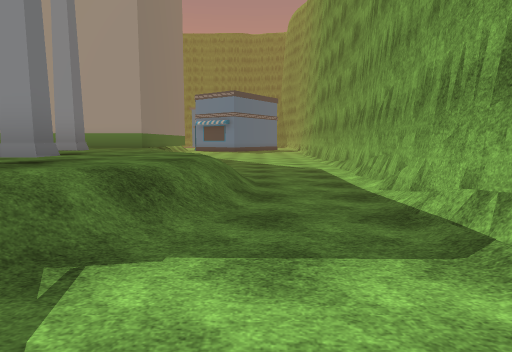
[1] (above)

24 first-person views from a walk through a 3-D level made in the Unity game engine. The camera is 1.5 m above the floor, tilts 6° down and sees 75° across. The floor is counted in squares, 2 m on a side. Each view is taken from the middle of a square. On the plan, view 1 faces up. The plan holds only what a view shows up to about 11 squares ahead; the rest is blank. The place goes on beyond the plan. The player character is not drawn. Some surface patterns are stand-ins.

[2]
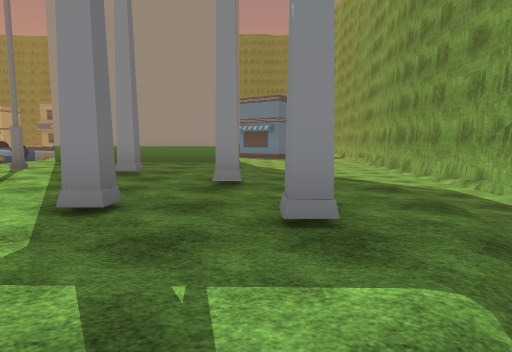

[3]
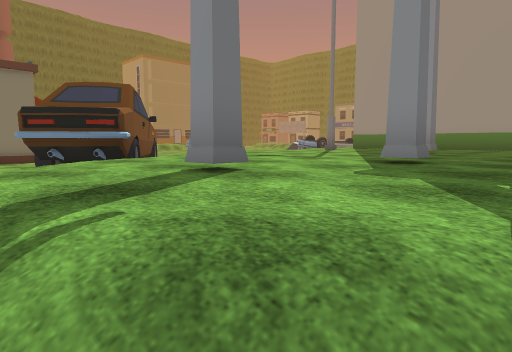

[4]
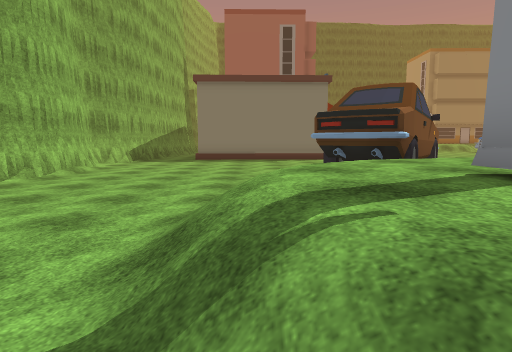

[5]
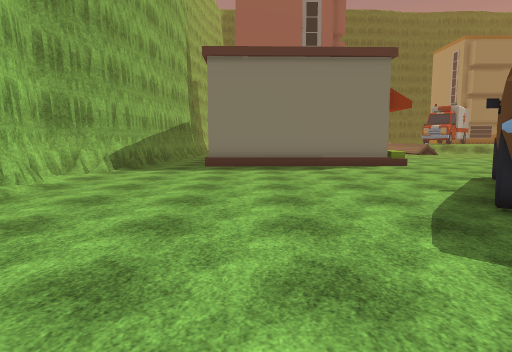

[6]
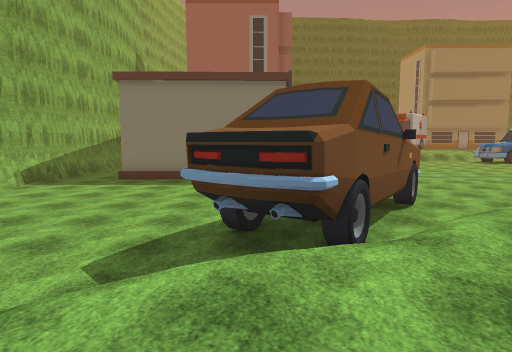

[7]
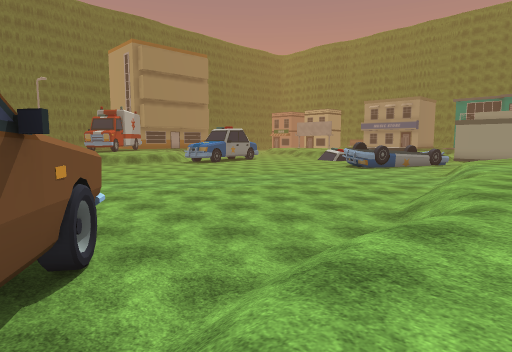

[8]
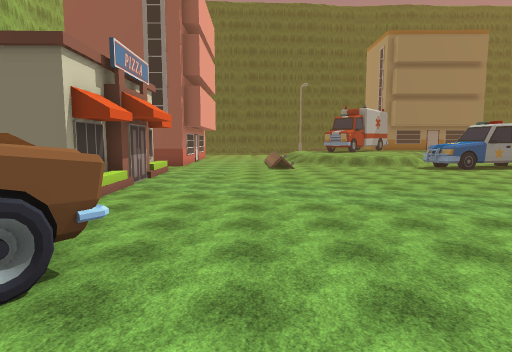

[9]
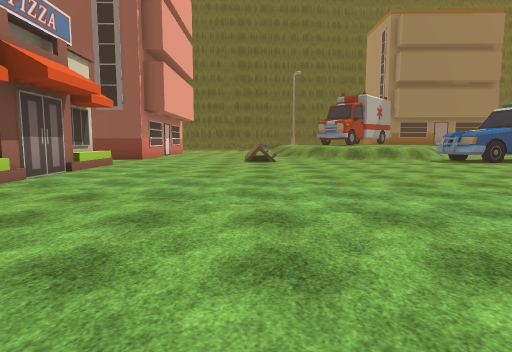

[10]
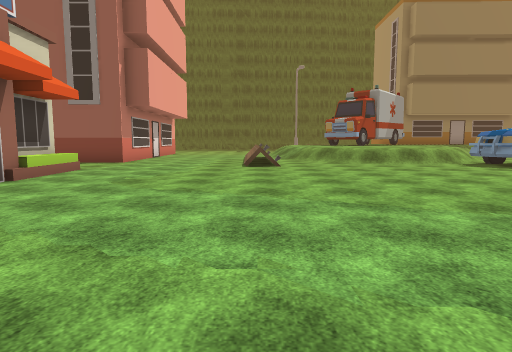

[11]
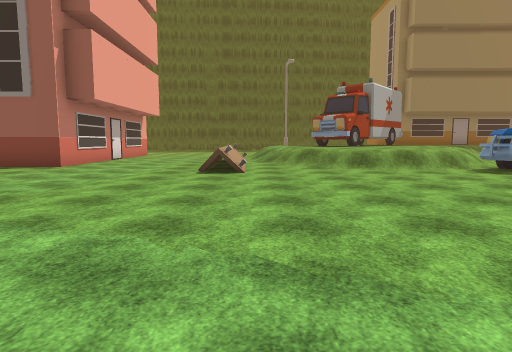

[12]
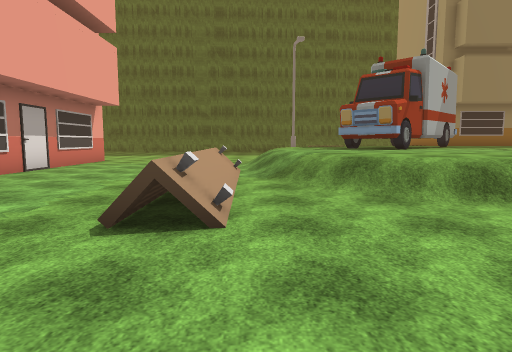

[13]
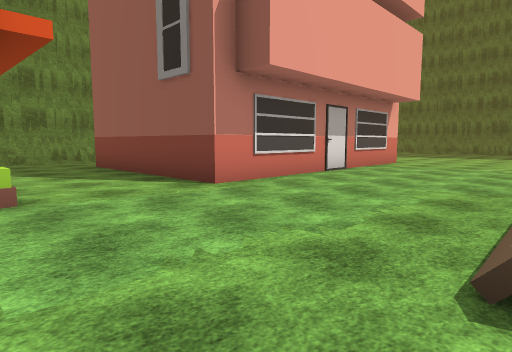

[14]
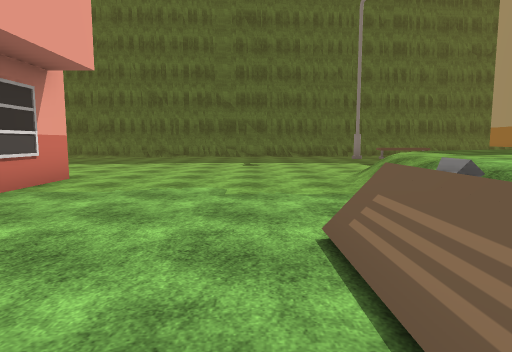

[15]
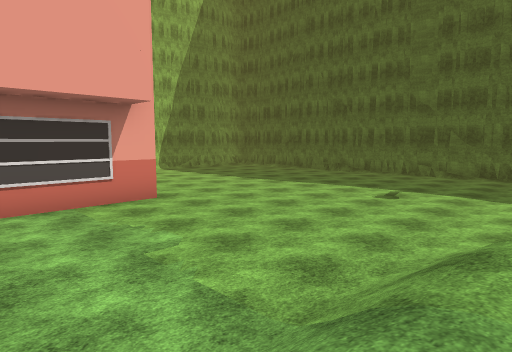

[16]
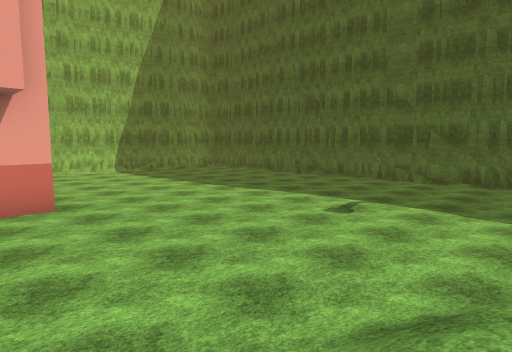

[17]
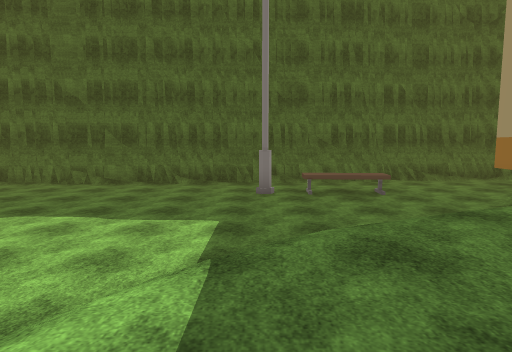

[18]
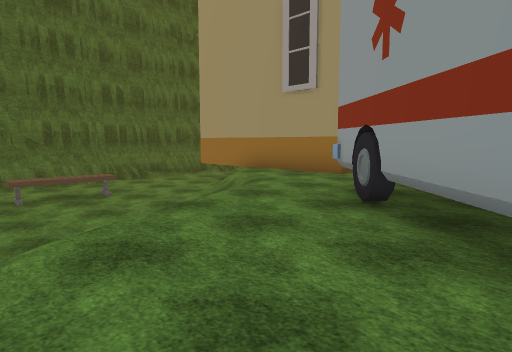

[19]
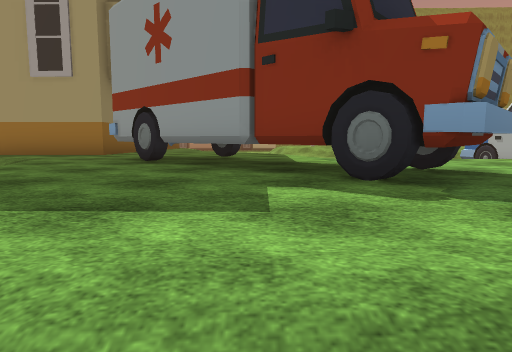

[20]
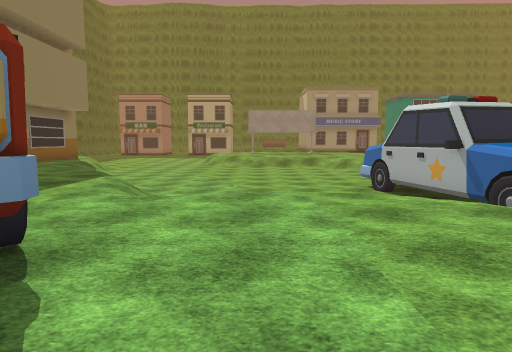

[21]
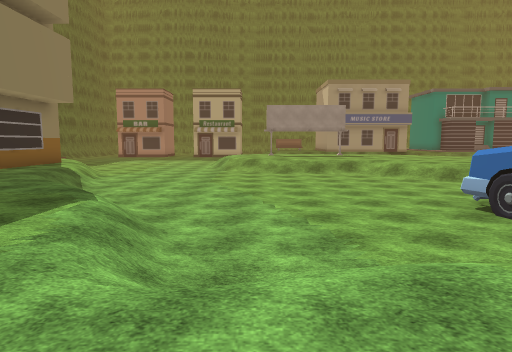

[22]
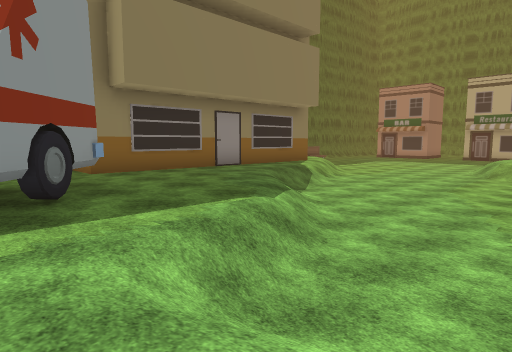

[23]
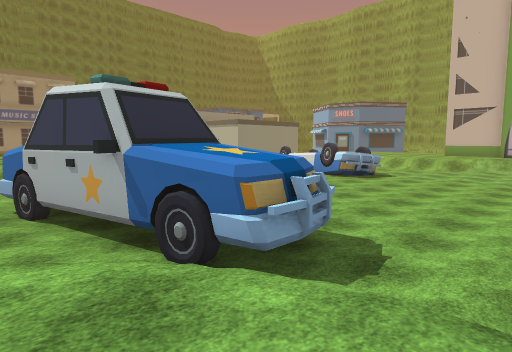

[24]
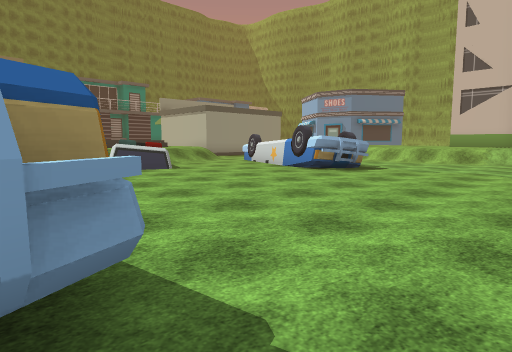

### Floor plan
Key: @ floor where view 1 was taken; # wall or solid block; . main floor; : floor 1 m higher than the main floor; / step, stairs or slope; = window, fence, low wall or low ledge; ^ raised ledge; W windmill; B building; H wheel; T tire; E bench; O other object.
Columns run from 45 left of view 1 to 3 right of it. Each row starts with its distance up from view 1.
 26           .....
 25        B//.........//:
 24        B:/.........../  ^
 23        B:/...........   ^^.
 22        B:/..........    .=..
 21        B://.........   .....#
 20        B:::/......##   .....#O
 19 #.     B::::/.....T#  ......#O.
 18 #.BBBBBB:::://.....#  ..........
 17 #.../::::#:::/.//..##............/:
 16 #....//::#H:://////T#............/:
 15 #..... ::H ^::::::/##............/:
 14 #/.E.../::#^#::::::/......... ...//:
 13 #/.E.../:::#^H:::::/......... ..../:
 12 #/.....//:::H#:::::/............../:BBBBBB   ...#
 11 ##.#..../:::::::::/.............../::  :::/ ....#
 10  #.......//:::::///.............../::: :::/ ....#
  9  #........//////..................//#:::::/  ...#
  8  #.............=====#............../:::W:::/ ...#
  7  #................................/:::::::::/..##
  6  #................................//::::::W://.#
  5  #..............................#H./:::::::::/.#
  4  #.............................#H^#//:::W:W://.#
  3    ........BBBBBBBB...BBBBBBB....# H/:::::::/..#
  2     .......       B...B     B.....H##/::W::/...#
  1      ......       B...      B......../::::/ ../
  0       .....       B...      B........//////  @
 -1        ...        B...      B.............
 -2         ..        B..       B............
 -3                   ...      .............
 -4                   //#      /..........
 -5                    ##      ##########

Where each view was taken, in squares from view 1:
view 1: 0 up, 0 right, facing up
view 2: 1 up, 3 left, facing up
view 3: 0 up, 3 left, facing up-left
view 4: 0 up, 3 left, facing left
view 5: 1 down, 7 left, facing left
view 6: 2 up, 6 left, facing left
view 7: 4 up, 9 left, facing up-left
view 8: 7 up, 10 left, facing left
view 9: 8 up, 13 left, facing left
view 10: 8 up, 15 left, facing left
view 11: 9 up, 17 left, facing left
view 12: 9 up, 22 left, facing left
view 13: 8 up, 23 left, facing down-left
view 14: 7 up, 28 left, facing left
view 15: 10 up, 31 left, facing down-left
view 16: 10 up, 33 left, facing down-left
view 17: 11 up, 34 left, facing left
view 18: 11 up, 34 left, facing up-left
view 19: 9 up, 34 left, facing up
view 20: 11 up, 30 left, facing up
view 21: 14 up, 31 left, facing up
view 22: 15 up, 30 left, facing up-left
view 23: 13 up, 28 left, facing up-right
view 24: 14 up, 25 left, facing up-right
